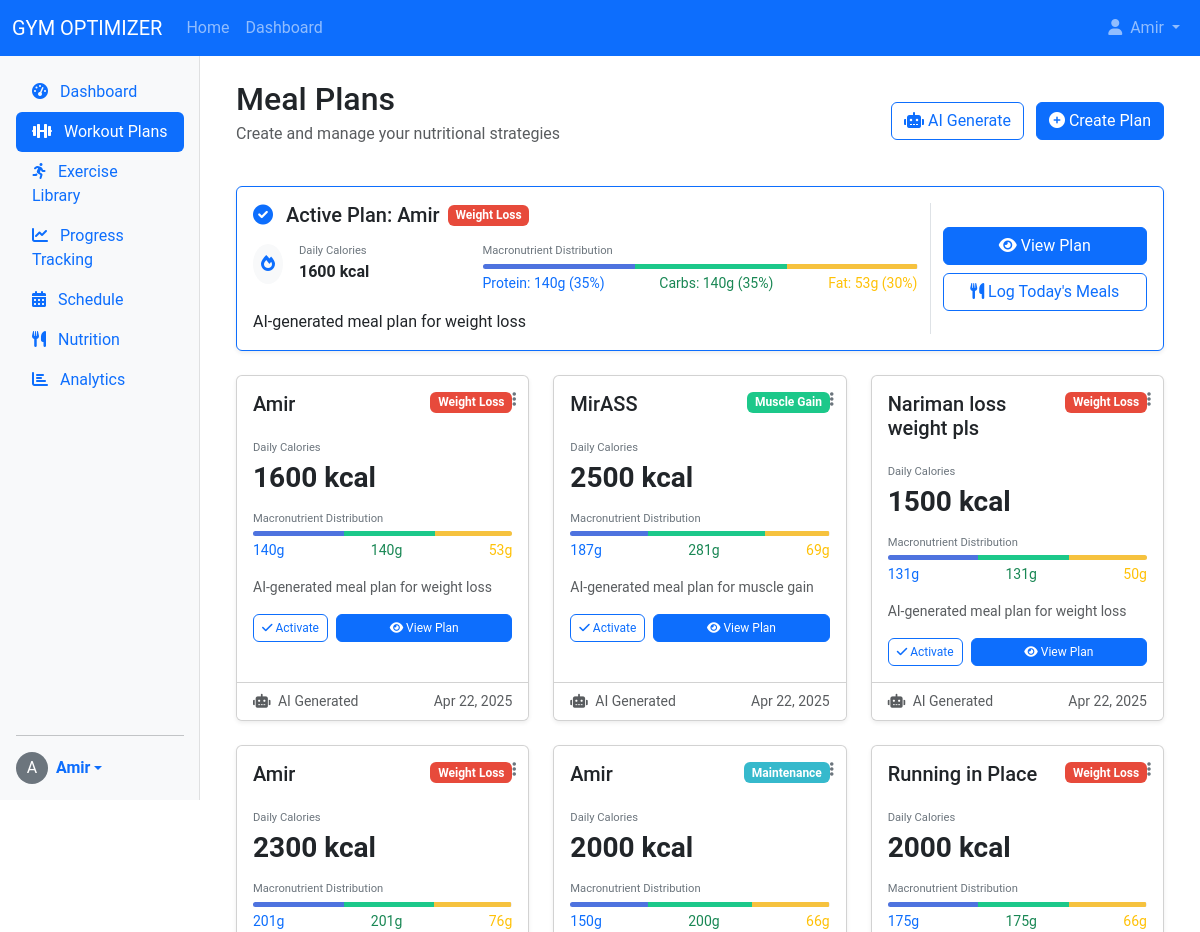
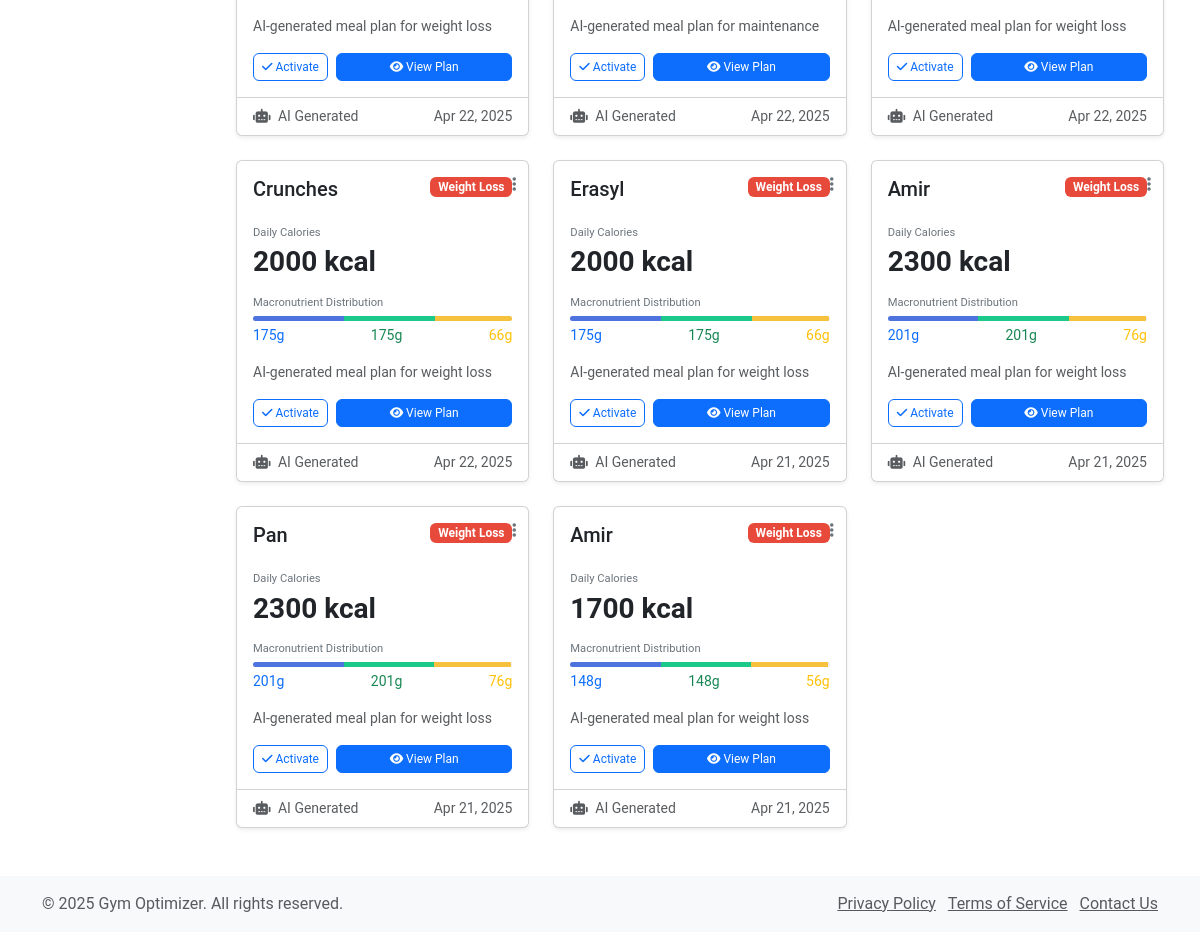
The app's page /nutrition/meal-plans/ (signed in) with its own data (2 pictures, top to bottom).
### nutrition/models.py (models this page shows, shortened)
class MealPlan(models.Model):
    GOAL_CHOICES = (
        ('weight_loss', 'Weight Loss'),
        ('maintenance', 'Maintenance'),
        ('muscle_gain', 'Muscle Gain'),
    )
    user = models.ForeignKey(User, on_delete=models.CASCADE, related_name='meal_plans')
    name = models.CharField(max_length=100)
    description = models.TextField(blank=True)
    goal = models.CharField(max_length=20, choices=GOAL_CHOICES)
    calories_target = models.PositiveIntegerField()
    protein_target = models.PositiveIntegerField(help_text="Target protein in grams")
    carbs_target = models.PositiveIntegerField(help_text="Target carbs in grams")
    fat_target = models.PositiveIntegerField(help_text="Target fat in grams")
    is_ai_generated = models.BooleanField(default=False)
    start_date = models.DateField(default=timezone.now)
    end_date = models.DateField(null=True, blank=True)
    is_active = models.BooleanField(default=True)
    created_at = models.DateTimeField(auto_now_add=True)
    updated_at = models.DateTimeField(auto_now=True)
    class Meta:
        ordering = ['-created_at']

### nutrition/views.py (the view)
# urls.py: path('meal-plans/', views.meal_plans, name='meal_plans'),
@login_required
def meal_plans(request):
    user_plans = MealPlan.objects.filter(
        user=request.user
    ).order_by('-is_active', '-created_at')
    active_plan = None
    for plan in user_plans:
        if plan.is_active:
            active_plan = plan
            break
    context = {
        'plans': user_plans,
        'active_plan': active_plan
    }
    return render(request, 'nutrition/meal_plans.html', context)

### progress/templatetags/custom_filters.py (called while the page is built)
@register.filter(name='mul')
def multiply(value, arg):
    try:
        return float(value) * float(arg)
    except (ValueError, TypeError):
        return 0

@register.filter(name='div')
def divide(value, arg):
    try:
        return float(value) / float(arg)
    except (ValueError, TypeError, ZeroDivisionError):
        return 0

### nutrition/templates/nutrition/meal_plans.html (shortened to what this page needs)
{% extends 'base.html' %}
{% load custom_filters %}
{% block content %}
<div class="container-fluid">
    <div class="d-flex justify-content-between align-items-center mb-4">
        <div>
            <h1 class="h2 mb-1">Meal Plans</h1>
            <p class="text-muted">Create and manage your nutritional strategies</p>
        </div>
        <div>
            <a href="{% url 'generate_ai_meal_plan' %}" class="btn btn-outline-primary me-2">
                <i class="fas fa-robot"></i> AI Generate
            </a>
            <a href="{% url 'create_meal_plan' %}" class="btn btn-primary">
                <i class="fas fa-plus-circle"></i> Create Plan
            </a>
        </div>
    </div>
    {% if active_plan %}
        <div class="row mb-4">
            <div class="col-12">
                <div class="card shadow-sm border-primary">
                    <div class="card-body">
                        <div class="row">
                            <div class="col-md-9">
                                <div class="d-flex align-items-center mb-3">
                                    <h5 class="mb-0 me-2">
                                        <i class="fas fa-check-circle text-primary me-2"></i>
                                        Active Plan: {{ active_plan.name }}
                                    </h5>
                                    <span class="badge goal-badge {{ active_plan.goal }}">
                                        {{ active_plan.get_goal_display }}
                                    </span>
                                </div>
                                <div class="row mb-3">
                                    <div class="col-md-4">
                                        <div class="d-flex align-items-center">
                                            <div class="rounded-circle bg-light p-2 me-3">
                                                <i class="fas fa-fire text-primary"></i>
                                            </div>
                                            <div>
                                                <div class="macros-label">Daily Calories</div>
                                                <div class="fw-bold">{{ active_plan.calories_target }} kcal</div>
                                            </div>
                                        </div>
                                    </div>
                                    <div class="col-md-8">
                                        <div class="macros-label mb-1">Macronutrient Distribution</div>
                                        <div class="macro-distribution mb-1">
                                            <div class="protein-segment" style="width: {{ active_plan.protein_target|mul:4|div:active_plan.calories_target|mul:100 }}%;"></div>
                                            <div class="carbs-segment" style="width: {{ active_plan.carbs_target|mul:4|div:active_plan.calories_target|mul:100 }}%;"></div>
                                            <div class="fat-segment" style="width: {{ active_plan.fat_target|mul:9|div:active_plan.calories_target|mul:100 }}%;"></div>
                                        </div>
                                        <div class="d-flex justify-content-between">
                                            <small class="text-primary">Protein: {{ active_plan.protein_target }}g ({{ active_plan.protein_target|mul:4|div:active_plan.calories_target|mul:100|floatformat:0 }}%)</small>
                                            <small class="text-success">Carbs: {{ active_plan.carbs_target }}g ({{ active_plan.carbs_target|mul:4|div:active_plan.calories_target|mul:100|floatformat:0 }}%)</small>
                                            <small class="text-warning">Fat: {{ active_plan.fat_target }}g ({{ active_plan.fat_target|mul:9|div:active_plan.calories_target|mul:100|floatformat:0 }}%)</small>
                                        </div>
                                    </div>
                                </div>
                                <p class="card-text">{{ active_plan.description|truncatewords:30 }}</p>
                            </div>
                            <div class="col-md-3 d-flex align-items-center justify-content-center border-start">
                                <div>
                                    <a href="{% url 'meal_plan_detail' active_plan.id %}" class="btn btn-primary w-100 mb-2">
                                        <i class="fas fa-eye"></i> View Plan
                                    </a>
                                    <a href="{% url 'log_nutrition' %}" class="btn btn-outline-primary w-100">
                                        <i class="fas fa-utensils"></i> Log Today's Meals
                                    </a>
                                </div>
                            </div>
                        </div>
                    </div>
                </div>
            </div>
        </div>
    {% endif %}
    <div class="row">
        {% if plans %}
            {% for plan in plans %}
                <div class="col-md-6 col-lg-4 mb-4">
                    <div class="card shadow-sm plan-card {% if plan.id in active_plan_ids %}active{% endif %}">
                        <div class="plan-actions dropdown">
                            <button class="card-options-btn" type="button" data-bs-toggle="dropdown" aria-expanded="false">
                                <i class="fas fa-ellipsis-v"></i>
                            </button>
                        </div>
                        <div class="card-body">
                            <div class="d-flex justify-content-between align-items-start mb-3">
                                <h5 class="card-title">{{ plan.name }}</h5>
                                <span class="badge goal-badge {{ plan.goal }}">
                                    {{ plan.get_goal_display }}
                                </span>
                            </div>
                            <div class="mb-3">
                                <div class="macros-label mb-1">Daily Calories</div>
                                <h3 class="fw-bold mb-0">{{ plan.calories_target }} kcal</h3>
                            </div>
                            <div class="mb-3">
                                <div class="macros-label mb-1">Macronutrient Distribution</div>
                                <div class="macro-distribution mb-1">
                                    <div class="protein-segment" style="width: {{ plan.protein_target|mul:4|div:plan.calories_target|mul:100 }}%;"></div>
                                    <div class="carbs-segment" style="width: {{ plan.carbs_target|mul:4|div:plan.calories_target|mul:100 }}%;"></div>
                                    <div class="fat-segment" style="width: {{ plan.fat_target|mul:9|div:plan.calories_target|mul:100 }}%;"></div>
                                </div>
                                <div class="d-flex justify-content-between">
                                    <small class="text-primary">{{ plan.protein_target }}g</small>
                                    <small class="text-success">{{ plan.carbs_target }}g</small>
                                    <small class="text-warning">{{ plan.fat_target }}g</small>
                                </div>
                            </div>
                            <p class="card-text text-muted small">{{ plan.description|truncatewords:15 }}</p>
                            <div class="d-flex action-buttons mt-3">
                                {% if plan.id in active_plan_ids %}
                                    <a href="{% url 'meal_plan_detail' plan.id %}" class="btn btn-primary w-100">
                                        <i class="fas fa-eye"></i> View Plan
                                    </a>
                                {% else %}
                                    <a href="{% url 'activate_meal_plan' plan.id %}" class="btn btn-outline-primary me-2">
                                        <i class="fas fa-check"></i> Activate
                                    </a>
                                    <a href="{% url 'meal_plan_detail' plan.id %}" class="btn btn-primary flex-grow-1">
                                        <i class="fas fa-eye"></i> View Plan
                                    </a>
                                {% endif %}
                            </div>
                        </div>
                        <div class="card-footer bg-white text-muted small py-2">
                            <div class="d-flex justify-content-between align-items-center">
                                <span>
                                    {% if plan.is_ai_generated %}
                                        <i class="fas fa-robot me-1"></i> AI Generated
                                    {% else %}
                                        <i class="fas fa-user me-1"></i> Custom
                                    {% endif %}
                                </span>
                                <span>{{ plan.created_at|date:"M d, Y" }}</span>
                            </div>
                        </div>
                    </div>
                </div>
            {% endfor %}
        {% endif %}
    </div>
</div>
{% endblock %}

### templates/includes/header.html (shortened to what this page needs)
<header class="navbar navbar-expand-lg navbar-dark bg-primary sticky-top">
    <div class="container-fluid">
        <a class="navbar-brand" href="{% url 'home' %}">GYM OPTIMIZER</a>
        <div class="collapse navbar-collapse" id="navbarNav">
            <ul class="navbar-nav me-auto">
                <li class="nav-item">
                    <a class="nav-link" href="{% url 'home' %}">Home</a>
                </li>
                {% if user.is_authenticated %}
                <li class="nav-item">
                    <a class="nav-link" href="{% url 'dashboard' %}">Dashboard</a>
                </li>
                {% endif %}
            </ul>
            <ul class="navbar-nav">
                {% if user.is_authenticated %}
                <li class="nav-item dropdown">
                    <a class="nav-link dropdown-toggle" href="#" id="navbarDropdown" role="button" data-bs-toggle="dropdown" aria-expanded="false">
                        <i class="fas fa-user me-1"></i> {{ user.username }}
                    </a>
                </li>
                {% endif %}
            </ul>
        </div>
    </div>
</header>

### templates/includes/sidebar.html (shortened to what this page needs)
<div class="d-flex flex-column flex-shrink-0 p-3 bg-light sidebar" style="height: calc(100vh - 56px);">
    <ul class="nav nav-pills flex-column mb-auto">
        <li class="nav-item">
            <a href="{% url 'dashboard' %}" class="nav-link {% if request.resolver_match.url_name == 'dashboard' %}active{% endif %}" aria-current="page">
                <i class="fas fa-tachometer-alt me-2"></i> Dashboard
            </a>
        </li>
        <li>
            <a href="{% url 'workout_plans' %}" class="nav-link {% if 'plan' in request.resolver_match.url_name %}active{% endif %}">
                <i class="fas fa-dumbbell me-2"></i> Workout Plans
            </a>
        </li>
        <li>
            <a href="{% url 'exercise_library' %}" class="nav-link {% if 'exercise' in request.resolver_match.url_name %}active{% endif %}">
                <i class="fas fa-running me-2"></i> Exercise Library
            </a>
        </li>
        <li>
            <a href="{% url 'progress_tracking' %}" class="nav-link {% if 'progress' in request.resolver_match.url_name %}active{% endif %}">
                <i class="fas fa-chart-line me-2"></i> Progress Tracking
            </a>
        </li>
        <li>
            <a href="{% url 'schedule' %}" class="nav-link {% if 'schedule' in request.resolver_match.url_name %}active{% endif %}">
                <i class="fas fa-calendar-alt me-2"></i> Schedule
            </a>
        </li>
        <li>
            <a href="{% url 'nutrition' %}" class="nav-link {% if 'nutrition' in request.resolver_match.url_name %}active{% endif %}">
                <i class="fas fa-utensils me-2"></i> Nutrition
            </a>
        </li>
        <li>
            <a href="{% url 'analytics' %}" class="nav-link {% if 'analytics' in request.resolver_match.url_name %}active{% endif %}">
                <i class="fas fa-chart-bar me-2"></i> Analytics
            </a>
        </li>
    </ul>
    <hr>
    <div class="dropdown">
        <a href="#" class="d-flex align-items-center text-decoration-none dropdown-toggle" id="dropdownUser1" data-bs-toggle="dropdown" aria-expanded="false">
            {% if user.userprofile.avatar %}
                <img src="{{ user.userprofile.avatar.url }}" alt="Profile picture" width="32" height="32" class="rounded-circle me-2">
            {% else %}
                <div class="rounded-circle bg-secondary text-white d-flex align-items-center justify-content-center me-2" style="width: 32px; height: 32px;">
                    {{ user.username|first|upper }}
                </div>
            {% endif %}
            <strong>{{ user.username }}</strong>
        </a>
    </div>
</div>

### static/css/style.css (style rules this page uses)
body { font-family: 'Roboto', sans-serif; min-height: 100vh; display: flex; flex-direction: column; }
.sidebar { box-shadow: inset -1px 0 0 rgba(0, 0, 0, .1); }
.card { transition: transform 0.3s, box-shadow 0.3s; }

### nutrition/templates/nutrition/meal_plans.html (style rules this page uses)
.plan-card { transition: transform 0.3s; height: 100%; overflow: hidden; }
.goal-badge.weight_loss { background-color: #e74a3b; color: white; }
.goal-badge.maintenance { background-color: #36b9cc; color: white; }
.goal-badge.muscle_gain { background-color: #1cc88a; color: white; }
.macro-distribution { height: 5px; border-radius: 3px; overflow: hidden; background-color: #eaecf4; }
.protein-segment { height: 100%; float: left; background-color: #4e73df; }
.carbs-segment { height: 100%; float: left; background-color: #1cc88a; }
.fat-segment { height: 100%; float: left; background-color: #f6c23e; }
.macros-label { font-size: 0.7rem; color: #6c757d; }
.action-buttons .btn { padding: 0.25rem 0.5rem; font-size: 0.75rem; }
.plan-actions { position: absolute; top: 0.75rem; right: 0.75rem; }
.card-options-btn { background: transparent; border: none; padding: 0; font-size: 1rem; color: #6c757d; cursor: pointer; }

### records on screen
MealPlan: name "Amir", goal "Weight Loss", calories_target "1600", protein_target "140", protein_target|mul "35", carbs_target "140", carbs_target|mul "35", fat_target "53", fat_target|mul "30", description "AI-generated meal plan for weight loss", shows "Activate", is_ai_generated True (drawn), created_at "Apr 22, 2025"
MealPlan: name "MirASS", goal "Muscle Gain", calories_target "2500", protein_target "187", carbs_target "281", fat_target "69", description "AI-generated meal plan for muscle gain", shows "Activate", is_ai_generated True (drawn), created_at "Apr 22, 2025"
MealPlan: name "Nariman loss weight pls", goal "Weight Loss", calories_target "1500", protein_target "131", carbs_target "131", fat_target "50", description "AI-generated meal plan for weight loss", shows "Activate", is_ai_generated True (drawn), created_at "Apr 22, 2025"
MealPlan: name "Amir", goal "Weight Loss", calories_target "2300", protein_target "201", carbs_target "201", fat_target "76", description "AI-generated meal plan for weight loss", shows "Activate", is_ai_generated True (drawn), created_at "Apr 22, 2025"
MealPlan: name "Amir", goal "Maintenance", calories_target "2000", protein_target "150", carbs_target "200", fat_target "66", description "AI-generated meal plan for maintenance", shows "Activate", is_ai_generated True (drawn), created_at "Apr 22, 2025"
MealPlan: name "Running in Place", goal "Weight Loss", calories_target "2000", protein_target "175", carbs_target "175", fat_target "66", description "AI-generated meal plan for weight loss", shows "Activate", is_ai_generated True (drawn), created_at "Apr 22, 2025"
MealPlan: name "Crunches", goal "Weight Loss", calories_target "2000", protein_target "175", carbs_target "175", fat_target "66", description "AI-generated meal plan for weight loss", shows "Activate", is_ai_generated True (drawn), created_at "Apr 22, 2025"
MealPlan: name "Erasyl", goal "Weight Loss", calories_target "2000", protein_target "175", carbs_target "175", fat_target "66", description "AI-generated meal plan for weight loss", shows "Activate", is_ai_generated True (drawn), created_at "Apr 21, 2025"
MealPlan: name "Amir", goal "Weight Loss", calories_target "2300", protein_target "201", carbs_target "201", fat_target "76", description "AI-generated meal plan for weight loss", shows "Activate", is_ai_generated True (drawn), created_at "Apr 21, 2025"
MealPlan: name "Pan", goal "Weight Loss", calories_target "2300", protein_target "201", carbs_target "201", fat_target "76", description "AI-generated meal plan for weight loss", shows "Activate", is_ai_generated True (drawn), created_at "Apr 21, 2025"
MealPlan: name "Amir", goal "Weight Loss", calories_target "1700", protein_target "148", carbs_target "148", fat_target "56", description "AI-generated meal plan for weight loss", shows "Activate", is_ai_generated True (drawn), created_at "Apr 21, 2025"

### other values on screen
{{ user.username }} "Amir"
{{ user.username|first|upper }} "A"
